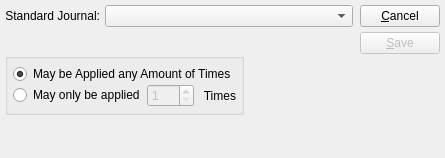
<ui version="4.0" >
 <author></author>
 <comment>This file is part of the xTuple ERP: PostBooks Edition, a free and
open source Enterprise Resource Planning software suite,
Copyright (c) 1999-2011 by OpenMFG LLC, d/b/a xTuple.
It is licensed to you under the Common Public Attribution License
version 1.0, the full text of which (including xTuple-specific Exhibits)
is available at www.xtuple.com/CPAL.  By using this software, you agree
to be bound by its terms.</comment>
 <exportmacro></exportmacro>
 <class>standardJournalGroupItem</class>
 <widget class="QDialog" name="standardJournalGroupItem" >
  <property name="geometry" >
   <rect>
    <x>0</x>
    <y>0</y>
    <width>445</width>
    <height>158</height>
   </rect>
  </property>
  <property name="windowTitle" >
   <string>Standard Journal Group Item</string>
  </property>
  <layout class="QHBoxLayout" >
   <property name="margin" >
    <number>5</number>
   </property>
   <property name="spacing" >
    <number>7</number>
   </property>
   <item>
    <layout class="QVBoxLayout" >
     <property name="margin" >
      <number>0</number>
     </property>
     <property name="spacing" >
      <number>0</number>
     </property>
     <item>
      <layout class="QVBoxLayout" >
       <property name="margin" >
        <number>0</number>
       </property>
       <property name="spacing" >
        <number>5</number>
       </property>
       <item>
        <layout class="QHBoxLayout" >
         <property name="margin" >
          <number>0</number>
         </property>
         <property name="spacing" >
          <number>5</number>
         </property>
         <item>
          <widget class="QLabel" name="_stdjrnlLit" >
           <property name="text" >
            <string>Standard Journal:</string>
           </property>
           <property name="alignment" >
            <set>Qt::AlignRight|Qt::AlignTrailing|Qt::AlignVCenter</set>
           </property>
          </widget>
         </item>
         <item>
          <widget class="XComboBox" name="_stdjrnl" >
           <property name="sizePolicy" >
            <sizepolicy>
             <hsizetype>7</hsizetype>
             <vsizetype>0</vsizetype>
             <horstretch>0</horstretch>
             <verstretch>0</verstretch>
            </sizepolicy>
           </property>
           <property name="allowNull" >
            <bool>true</bool>
           </property>
          </widget>
         </item>
        </layout>
       </item>
       <item>
        <layout class="QHBoxLayout" >
         <property name="margin" >
          <number>0</number>
         </property>
         <property name="spacing" >
          <number>0</number>
         </property>
         <item>
          <widget class="DateCluster" name="_dates" />
         </item>
         <item>
          <spacer>
           <property name="orientation" >
            <enum>Qt::Horizontal</enum>
           </property>
           <property name="sizeType" >
            <enum>QSizePolicy::Expanding</enum>
           </property>
           <property name="sizeHint" >
            <size>
             <width>200</width>
             <height>16</height>
            </size>
           </property>
          </spacer>
         </item>
        </layout>
       </item>
       <item>
        <layout class="QHBoxLayout" >
         <property name="margin" >
          <number>0</number>
         </property>
         <property name="spacing" >
          <number>0</number>
         </property>
         <item>
          <widget class="QGroupBox" name="_applyGroup" >
           <property name="title" >
            <string/>
           </property>
           <layout class="QVBoxLayout" >
            <property name="margin" >
             <number>5</number>
            </property>
            <property name="spacing" >
             <number>0</number>
            </property>
            <item>
             <widget class="QRadioButton" name="_unlimited" >
              <property name="text" >
               <string>May be Applied any Amount of Times</string>
              </property>
              <property name="checked" >
               <bool>true</bool>
              </property>
             </widget>
            </item>
            <item>
             <layout class="QHBoxLayout" >
              <property name="margin" >
               <number>0</number>
              </property>
              <property name="spacing" >
               <number>0</number>
              </property>
              <item>
               <layout class="QHBoxLayout" >
                <property name="margin" >
                 <number>0</number>
                </property>
                <property name="spacing" >
                 <number>2</number>
                </property>
                <item>
                 <widget class="QRadioButton" name="_limited" >
                  <property name="text" >
                   <string>May only be applied</string>
                  </property>
                 </widget>
                </item>
                <item>
                 <widget class="QSpinBox" name="_toApply" >
                  <property name="enabled" >
                   <bool>false</bool>
                  </property>
                  <property name="maximum" >
                   <number>999</number>
                  </property>
                  <property name="minimum" >
                   <number>1</number>
                  </property>
                 </widget>
                </item>
                <item>
                 <widget class="QLabel" name="_timesLit" >
                  <property name="text" >
                   <string>Times</string>
                  </property>
                  <property name="alignment" >
                   <set>Qt::AlignRight|Qt::AlignTrailing|Qt::AlignVCenter</set>
                  </property>
                 </widget>
                </item>
               </layout>
              </item>
              <item>
               <spacer>
                <property name="orientation" >
                 <enum>Qt::Horizontal</enum>
                </property>
                <property name="sizeType" >
                 <enum>QSizePolicy::Preferred</enum>
                </property>
                <property name="sizeHint" >
                 <size>
                  <width>0</width>
                  <height>10</height>
                 </size>
                </property>
               </spacer>
              </item>
             </layout>
            </item>
           </layout>
          </widget>
         </item>
         <item>
          <spacer>
           <property name="orientation" >
            <enum>Qt::Horizontal</enum>
           </property>
           <property name="sizeType" >
            <enum>QSizePolicy::Expanding</enum>
           </property>
           <property name="sizeHint" >
            <size>
             <width>61</width>
             <height>10</height>
            </size>
           </property>
          </spacer>
         </item>
        </layout>
       </item>
      </layout>
     </item>
     <item>
      <spacer>
       <property name="orientation" >
        <enum>Qt::Vertical</enum>
       </property>
       <property name="sizeType" >
        <enum>QSizePolicy::Expanding</enum>
       </property>
       <property name="sizeHint" >
        <size>
         <width>16</width>
         <height>16</height>
        </size>
       </property>
      </spacer>
     </item>
    </layout>
   </item>
   <item>
    <layout class="QVBoxLayout" >
     <property name="margin" >
      <number>0</number>
     </property>
     <property name="spacing" >
      <number>0</number>
     </property>
     <item>
      <layout class="QVBoxLayout" >
       <property name="margin" >
        <number>0</number>
       </property>
       <property name="spacing" >
        <number>5</number>
       </property>
       <item>
        <widget class="QPushButton" name="_close" >
         <property name="text" >
          <string>&amp;Cancel</string>
         </property>
        </widget>
       </item>
       <item>
        <widget class="QPushButton" name="_save" >
         <property name="enabled" >
          <bool>false</bool>
         </property>
         <property name="text" >
          <string>&amp;Save</string>
         </property>
         <property name="default" >
          <bool>true</bool>
         </property>
        </widget>
       </item>
      </layout>
     </item>
     <item>
      <spacer>
       <property name="orientation" >
        <enum>Qt::Vertical</enum>
       </property>
       <property name="sizeType" >
        <enum>QSizePolicy::Expanding</enum>
       </property>
       <property name="sizeHint" >
        <size>
         <width>20</width>
         <height>20</height>
        </size>
       </property>
      </spacer>
     </item>
    </layout>
   </item>
  </layout>
 </widget>
 <layoutdefault spacing="6" margin="11" />
 <pixmapfunction>qPixmapFromMimeSource</pixmapfunction>
 <customwidgets>
  <customwidget>
   <class>DateCluster</class>
   <extends>QWidget</extends>
   <header>datecluster.h</header>
   <container>0</container>
   <pixmap></pixmap>
  </customwidget>
  <customwidget>
   <class>XComboBox</class>
   <extends>QComboBox</extends>
   <header>xcombobox.h</header>
   <container>0</container>
   <pixmap></pixmap>
  </customwidget>
 </customwidgets>
 <tabstops>
  <tabstop>_stdjrnl</tabstop>
  <tabstop>_dates</tabstop>
  <tabstop>_unlimited</tabstop>
  <tabstop>_limited</tabstop>
  <tabstop>_toApply</tabstop>
  <tabstop>_save</tabstop>
  <tabstop>_close</tabstop>
 </tabstops>
 <includes/>
 <resources/>
 <connections>
  <connection>
   <sender>_limited</sender>
   <signal>toggled(bool)</signal>
   <receiver>_toApply</receiver>
   <slot>setEnabled(bool)</slot>
   <hints>
    <hint type="sourcelabel" >
     <x>20</x>
     <y>20</y>
    </hint>
    <hint type="destinationlabel" >
     <x>20</x>
     <y>20</y>
    </hint>
   </hints>
  </connection>
  <connection>
   <sender>_stdjrnl</sender>
   <signal>valid(bool)</signal>
   <receiver>_save</receiver>
   <slot>setEnabled(bool)</slot>
   <hints>
    <hint type="sourcelabel" >
     <x>20</x>
     <y>20</y>
    </hint>
    <hint type="destinationlabel" >
     <x>20</x>
     <y>20</y>
    </hint>
   </hints>
  </connection>
  <connection>
   <sender>_close</sender>
   <signal>clicked()</signal>
   <receiver>standardJournalGroupItem</receiver>
   <slot>reject()</slot>
   <hints>
    <hint type="sourcelabel" >
     <x>20</x>
     <y>20</y>
    </hint>
    <hint type="destinationlabel" >
     <x>20</x>
     <y>20</y>
    </hint>
   </hints>
  </connection>
 </connections>
</ui>
